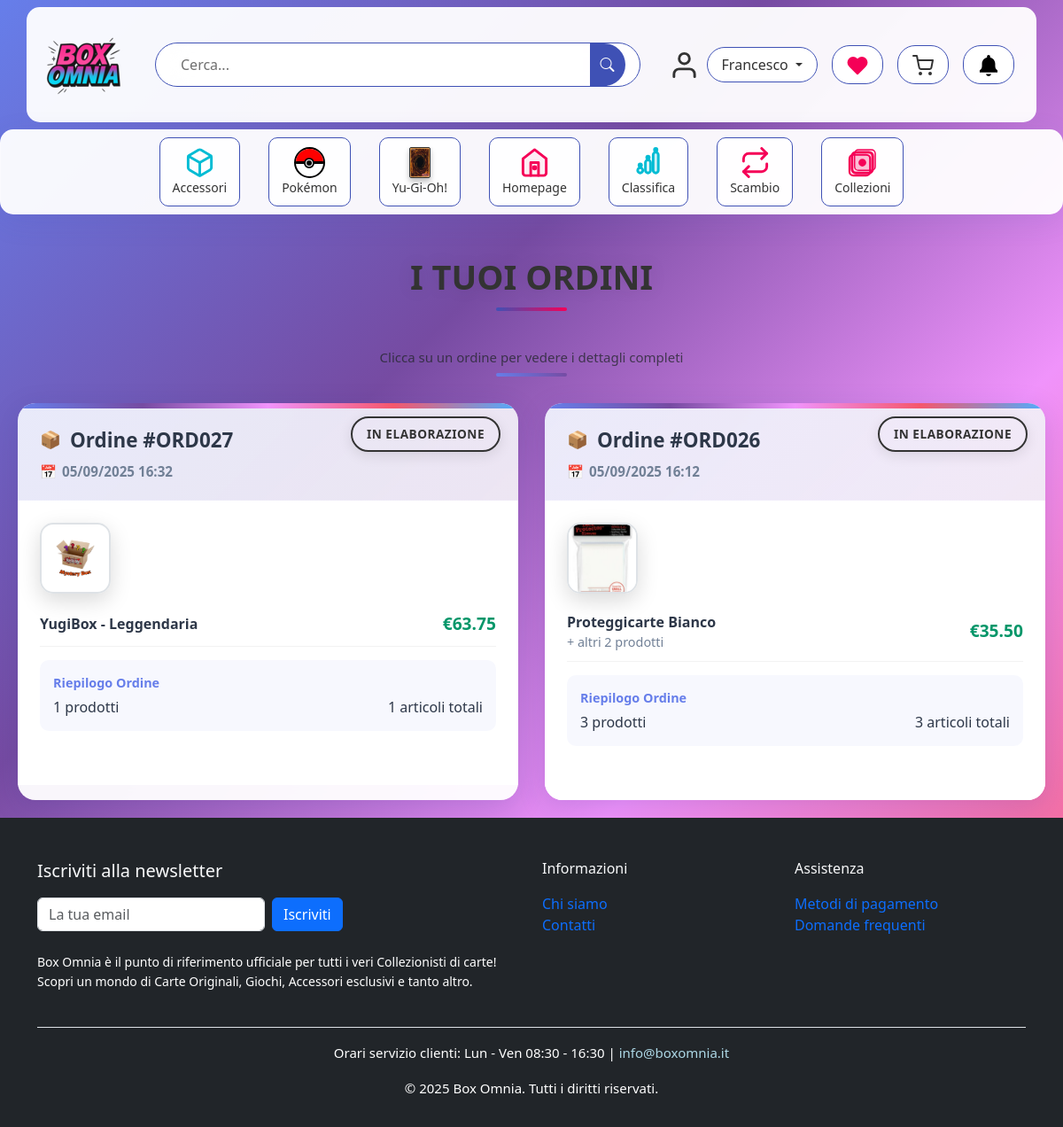
The app's page /pages/ordini.php (signed in), older data.
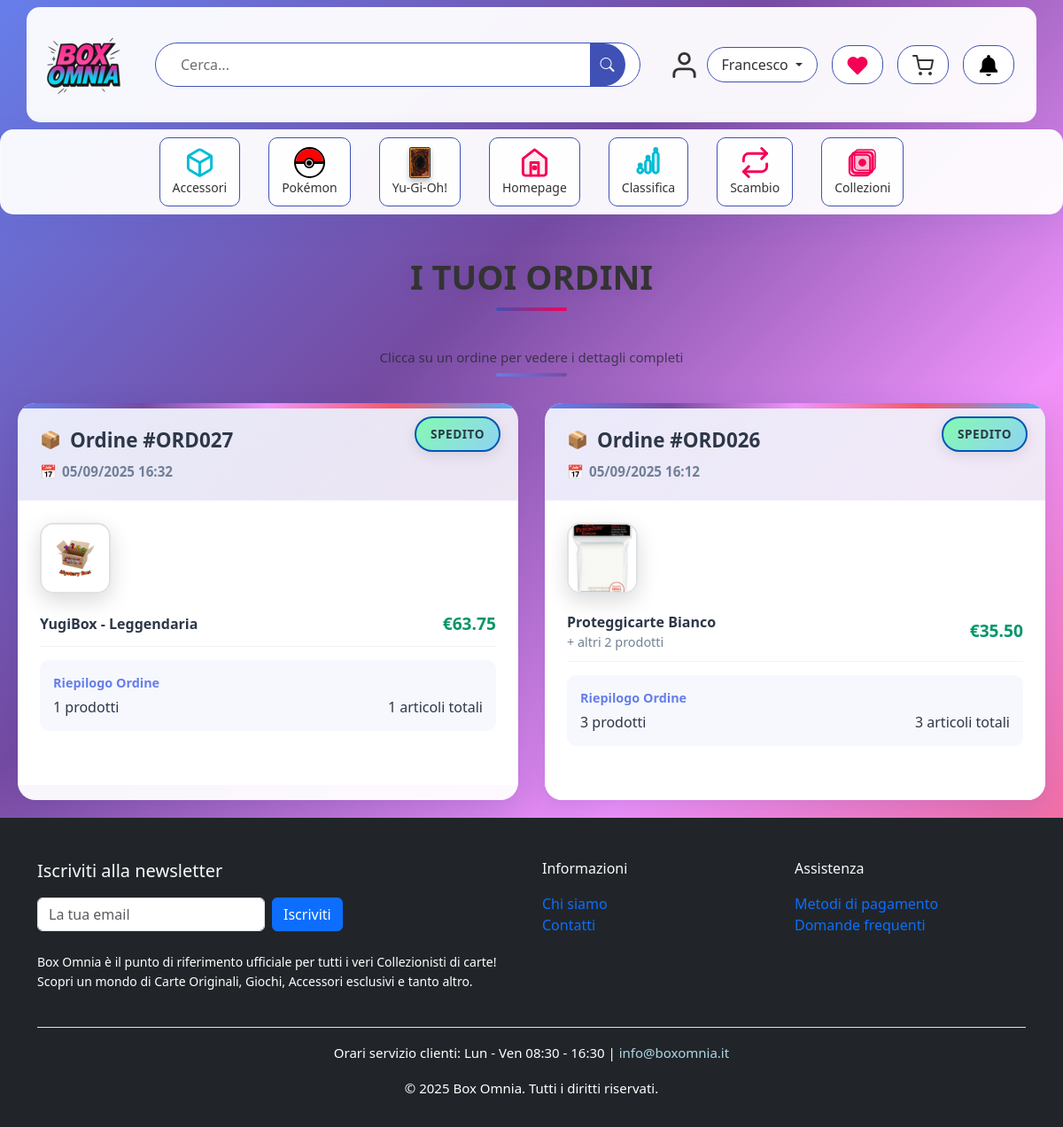
The same page, newer data.
### tables this page shows
CREATE TABLE `ordine` (
  `id_ordine` int NOT NULL,
  `data_ordine` datetime NOT NULL DEFAULT CURRENT_TIMESTAMP,
  `tracking` varchar(100) DEFAULT NULL,
  `stato_ordine` tinyint(1) NOT NULL,
  `fk_utente` int NOT NULL,
  `fk_indirizzo` int NOT NULL,
  `fk_carrello` int DEFAULT NULL
);

CREATE TABLE `mystery_box` (
  `id_box` int NOT NULL,
  `nome_box` varchar(100) NOT NULL,
  `desc_box` text NOT NULL,
  `prezzo_box` decimal(10,2) NOT NULL,
  `quantita_box` int NOT NULL,
  `fk_rarita` int NOT NULL,
  `fk_categoria_oggetto` int NOT NULL
);

CREATE TABLE `info_ordine` (
  `id_info_ordine` int NOT NULL,
  `fk_ordine` int NOT NULL,
  `fk_box` int DEFAULT NULL,
  `fk_oggetto` int DEFAULT NULL,
  `quantita_ordine` int NOT NULL,
  `totale_ordine` decimal(10,2) NOT NULL,
  `note_ordine` text
);

### include/session_manager.php (called while the page is built, shortened)
<?php
class SessionManager
{
    public static function get($key, $default = null)
    {
        return $_SESSION[$key] ?? $default;
    }
}

### pages/ordini.php (the view, shortened to what the rows shown need)
<?php
require_once __DIR__.'/../include/session_manager.php';
$db_config = $config['dbms']['localhost'];
$conn = new mysqli(
        $db_config['host'],
        $db_config['user'],
        $db_config['passwd'],
        $db_config['dbname']
);
$user_id = SessionManager::get('user_id');
$query = "
SELECT
    o.id_ordine,
    o.data_ordine,
    o.tracking,
    o.stato_ordine,
    CONCAT('Via ', ind.via, ' ', ind.civico, ', ', ind.cap, ' ', ind.citta, ' (', ind.provincia, ')') as indirizzo_completo
FROM ordine o
LEFT JOIN indirizzo_spedizione ind ON o.fk_indirizzo = ind.id_indirizzo
WHERE o.fk_utente = ?
ORDER BY o.data_ordine DESC
";
$stmt = $conn->prepare($query);
$stmt->bind_param("i", $user_id);
$stmt->execute();
$result = $stmt->get_result();
$orders = [];
$status_map = [
        0 => 'In Elaborazione',
        1 => 'Completato',
        2 => 'Spedito',
        3 => 'Annullato',
        4 => 'Rimborsato'
];
while ($row = $result->fetch_assoc()) {
    $order_id = $row['id_ordine'];
    $details = getOrderDetails($conn, $order_id);
    $orders[] = [
            'id' => 'ORD' . str_pad($order_id, 3, '0', STR_PAD_LEFT),
            'raw_id' => $order_id,
            'date' => date('d/m/Y H:i', strtotime($row['data_ordine'])),
            'status' => $status_map[$row['stato_ordine']] ?? 'Sconosciuto',
            'status_code' => $row['stato_ordine'],
            'address' => $row['indirizzo_completo'],
            'tracking' => $row['tracking'],
            'details' => $details
    ];
}
function getOrderDetails($conn, $order_id) {
    $details = [
            'items' => [],
            'total_quantity' => 0,
            'products_count' => 0,
            'total_amount' => 0.00,
            'first_product_name' => 'Ordine',
            'first_image' => BASE_URL . '/images/default_product1.jpg'
    ];
    $mb_query = "
        SELECT
            io.quantita_ordine,
            io.totale_ordine,
            mb.nome_box as nome,
            mb.prezzo_box as prezzo,
            img.nome_img
        FROM info_ordine io
        JOIN mystery_box mb ON io.fk_box = mb.id_box
        LEFT JOIN immagine img ON mb.id_box = img.fk_mystery_box
        WHERE io.fk_ordine = ?
    ";
    $stmt = $conn->prepare($mb_query);
    $stmt->bind_param("i", $order_id);
    $stmt->execute();
    $mb_result = $stmt->get_result();
    while ($mb_row = $mb_result->fetch_assoc()) {
        $details['items'][] = [
                'tipo' => 'mystery_box',
                'nome' => $mb_row['nome'],
                'quantita' => intval($mb_row['quantita_ordine']),
                'prezzo' => floatval($mb_row['prezzo']),
                'totale' => floatval($mb_row['totale_ordine']),
                'immagine' => $mb_row['nome_img'] ? BASE_URL . '/images/' . $mb_row['nome_img'] : null
        ];
        $details['total_quantity'] += intval($mb_row['quantita_ordine']);
        $details['total_amount'] += floatval($mb_row['totale_ordine']);
        $details['products_count']++;
        if ($details['first_product_name'] === 'Ordine') {
            $details['first_product_name'] = $mb_row['nome'];
            if ($mb_row['nome_img']) {
                $details['first_image'] = BASE_URL . '/images/' . $mb_row['nome_img'];
            }
        }
    }
    $obj_query = "
        SELECT DISTINCT
            c.quantita,
            c.totale,
            o.nome_oggetto as nome,
            o.prezzo_oggetto as prezzo,
            img.nome_img,
            c.id_carrello
        FROM ordine ord
        JOIN carrello c ON ord.fk_carrello = c.id_carrello
        JOIN oggetto o ON c.fk_oggetto = o.id_oggetto
        LEFT JOIN immagine img ON o.id_oggetto = img.fk_oggetto
        WHERE ord.id_ordine = ?
        AND c.stato = 'completato'
        AND c.fk_oggetto IS NOT NULL
    ";
    $stmt = $conn->prepare($obj_query);
    $stmt->bind_param("i", $order_id);
    $stmt->execute();
    $obj_result = $stmt->get_result();
    $found_items = [];
    if (empty($found_items)) {
        $obj_temporal_query = "
            SELECT DISTINCT
                c.quantita,
                c.totale,
                o.nome_oggetto as nome,
                o.prezzo_oggetto as prezzo,
                img.nome_img,
                c.id_carrello
            FROM carrello c
            JOIN oggetto o ON c.fk_oggetto = o.id_oggetto
            LEFT JOIN immagine img ON o.id_oggetto = img.fk_oggetto
            WHERE c.fk_utente = (SELECT fk_utente FROM ordine WHERE id_ordine = ?)
            AND c.stato = 'completato'
            AND c.data_ultima_modifica BETWEEN
                (SELECT DATE_SUB(data_ordine, INTERVAL 10 SECOND) FROM ordine WHERE id_ordine = ?)
                AND
                (SELECT DATE_ADD(data_ordine, INTERVAL 10 SECOND) FROM ordine WHERE id_ordine = ?)
            AND c.fk_oggetto IS NOT NULL
        ";
        $stmt = $conn->prepare($obj_temporal_query);
        $stmt->bind_param("iii", $order_id, $order_id, $order_id);
        $stmt->execute();
        $obj_result = $stmt->get_result();
        while ($obj_row = $obj_result->fetch_assoc()) {
            $cart_key = $obj_row['id_carrello'];
            if (!isset($found_items[$cart_key])) {
                $details['items'][] = [
                        'tipo' => 'oggetto',
                        'nome' => $obj_row['nome'],
                        'quantita' => intval($obj_row['quantita']),
                        'prezzo' => floatval($obj_row['prezzo']),
                        'totale' => floatval($obj_row['totale']),
                        'immagine' => $obj_row['nome_img'] ? BASE_URL . '/images/' . $obj_row['nome_img'] : null
                ];
                $details['total_quantity'] += intval($obj_row['quantita']);
                $details['total_amount'] += floatval($obj_row['totale']);
                $details['products_count']++;
                if ($details['first_product_name'] === 'Ordine') {
                    $details['first_product_name'] = $obj_row['nome'];
                    if ($obj_row['nome_img']) {
                        $details['first_image'] = BASE_URL . '/images/' . $obj_row['nome_img'];
                    }
                }
                $found_items[$cart_key] = true;
            }
        }
    }
    return $details;
}
include __DIR__ . '/header.php';
?>
    <main class="background-custom">
        <div class="orders-container">
            <div class="orders-header">
                <h1 class="fashion_taital">I tuoi Ordini</h1>
            </div>
            <?php if (empty($orders)): ?>
                <div class="empty-orders" style="">
                    <div style="font-size: 4rem; margin-bottom: 20px; opacity: 0.5;">🛒</div>
                    <h3>Nessun ordine trovato</h3>
                    <p>Non hai ancora effettuato nessun ordine. Inizia a esplorare il nostro catalogo!</p>
                    <a href="<?php echo BASE_URL; ?>/pages/home_utente.php" class="btn-shop">
                        Inizia a comprare
                    </a>
                </div>
            <?php else: ?>
                <div class="orders-grid">
                    <?php foreach ($orders as $order): ?>
                        <div class="order-card" onclick="openOrderModal(<?php echo $order['raw_id']; ?>)">
                            <div class="order-header">
                                <div class="order-number">
                                    Ordine #<?php echo htmlspecialchars($order['id']); ?>
                                </div>
                                <div class="order-date">
                                    <?php echo htmlspecialchars($order['date']); ?>
                                </div>
                                <div class="order-status status-<?php echo strtolower(str_replace([' ', 'à'], ['', 'a'], $order['status'])); ?>">
                                    <?php echo htmlspecialchars($order['status']); ?>
                                </div>
                            </div>
                            <div class="order-content">
                                <div class="order-image-container">
                                    <img src="<?php echo htmlspecialchars($order['details']['first_image']); ?>"
                                         alt="Ordine <?php echo htmlspecialchars($order['id']); ?>"
                                         class="order-image"
                                         onerror="this.src='<?php echo BASE_URL; ?>/images/default_product1.jpg';">
                                </div>
                                <div class="order-summary">
                                    <div>
                                        <div style="font-weight: 600; color: #2d3748;">
                                            <?php echo htmlspecialchars($order['details']['first_product_name']); ?>
                                        </div>
                                        <?php if ($order['details']['products_count'] > 1): ?>
                                            <div style="color: #718096; font-size: 0.9rem;">
                                                + altri <?php echo ($order['details']['products_count'] - 1); ?> prodotti
                                            </div>
                                        <?php endif; ?>
                                    </div>
                                    <div class="order-total">
                                        €<?php echo number_format($order['details']['total_amount'], 2); ?>
                                    </div>
                                </div>
                                <div class="order-items-preview">
                                    <div style="font-size: 0.9rem; color: #667eea; font-weight: 600; margin-bottom: 5px;">
                                        Riepilogo Ordine
                                    </div>
                                    <div style="display: flex; justify-content: space-between; color: #2d3748;">
                                        <span><?php echo $order['details']['products_count']; ?> prodotti</span>
                                        <span><?php echo $order['details']['total_quantity']; ?> articoli totali</span>
                                    </div>
                                </div>
                            </div>
                        </div>
                    <?php endforeach; ?>
                </div>
            <?php endif; ?>
        </div>
    </main>

Row changes from the older to the newer data that the page shows:
changed ordine (number 1 of 2 on the later page): status "IN ELABORAZIONE" → "SPEDITO"
changed ordine (number 2 of 2 on the later page): status "IN ELABORAZIONE" → "SPEDITO"
